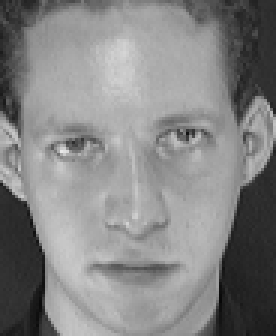
//> input picture img/s1/3.pgm, 92 x 112 px, given in place of the camera (shown 3 times larger)
$ ./objectDetection   (built with g++ and OpenCV 4)
//> lines starting //> are read from the running program, lines starting //| are printed output that depends on the picture; after the words box and inside, x2 and y2 are one past the last pixel; in counts of white or black regions, pixels touching at a corner belong together
#include "opencv2/objdetect.hpp"
#include "opencv2/videoio.hpp"
#include "opencv2/highgui.hpp"
#include "opencv2/imgproc.hpp"

#include <iostream>
#include <stdio.h>

using namespace std;
using namespace cv;

/** Function Headers */
void detectAndDisplay( Mat frame );

/** Global variables */
String face_cascade_name, eyes_cascade_name;
CascadeClassifier face_cascade;
CascadeClassifier eyes_cascade;
String window_name = "Capture - Face detection";

/** @function main */
int main( int argc, const char** argv )
{
    CommandLineParser parser(argc, argv,
        "{help h||}"
        "{face_cascade|/usr/local/share/OpenCV/haarcascades/haarcascade_frontalface_alt.xml|}"
        "{eyes_cascade|/usr/local/share/OpenCV/haarcascades/haarcascade_eye_tree_eyeglasses.xml|}");

    cout << "\nThis program demonstrates using the cv::CascadeClassifier class"
            "to detect objects (Face + eyes) in a video stream.\n"
            "You can use Haar or LBP features.\n\n";
    parser.printMessage();

    face_cascade_name = parser.get<string>("face_cascade");
    eyes_cascade_name = parser.get<string>("eyes_cascade");
    VideoCapture capture;
    Mat frame;

    //-- 1. Load the cascades
    if( !face_cascade.load( face_cascade_name ) ){ printf("--(!)Error loading face cascade\n"); return -1; };
    if( !eyes_cascade.load( eyes_cascade_name ) ){ printf("--(!)Error loading eyes cascade\n"); return -1; };

    //-- 2. Read the video stream
    capture.open( 0 );
    if ( ! capture.isOpened() ) { printf("--(!)Error opening video capture\n"); return -1; }

    while ( capture.read(frame) )
    {
//> frame is the input picture: 112 rows x 92 cols, CV_8UC3; min 7, max 232, mean 132.6
        if( frame.empty() )
        {
            printf(" --(!) No captured frame -- Break!");
            break;
        }

        //-- 3. Apply the classifier to the frame
        detectAndDisplay( frame );

        char c = (char)waitKey(10);
        if( c == 27 ) { break; } // escape
    }
    return 0;
}

/** @function detectAndDisplay */
void detectAndDisplay( Mat frame )
{
    std::vector<Rect> faces;
    Mat frame_gray;

    cvtColor( frame, frame_gray, COLOR_BGR2GRAY );
    equalizeHist( frame_gray, frame_gray );
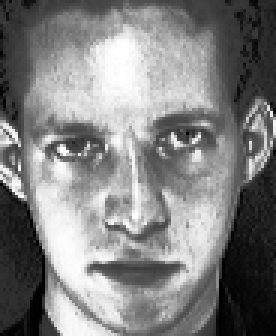
//> frame_gray: 112 rows x 92 cols, CV_8UC1 (shown 3 times larger); min 0, max 255, mean 128.9

    //-- Detect faces
    face_cascade.detectMultiScale( frame_gray, faces, 1.1, 2, 0|CASCADE_SCALE_IMAGE, Size(30, 30) );
//> faces = 1 Rect (x, y, width, height): [2, 18, 85, 85]

    for ( size_t i = 0; i < faces.size(); i++ )
    {
        Point center( faces[i].x + faces[i].width/2, faces[i].y + faces[i].height/2 );
        ellipse( frame, center, Size( faces[i].width/2, faces[i].height/2 ), 0, 0, 360, Scalar( 255, 0, 255 ), 4, 8, 0 );

        Mat faceROI = frame_gray( faces[i] );
        std::vector<Rect> eyes;

        //-- In each face, detect eyes
        eyes_cascade.detectMultiScale( faceROI, eyes, 1.1, 2, 0 |CASCADE_SCALE_IMAGE, Size(30, 30) );

        for ( size_t j = 0; j < eyes.size(); j++ )
        {
            Point eye_center( faces[i].x + eyes[j].x + eyes[j].width/2, faces[i].y + eyes[j].y + eyes[j].height/2 );
            int radius = cvRound( (eyes[j].width + eyes[j].height)*0.25 );
            circle( frame, eye_center, radius, Scalar( 255, 0, 0 ), 4, 8, 0 );
        }
    }
//> this loop made 1 pass
//> center on pass 1: Point(44, 60)
//> pass 1, in detectAndDisplay, `Mat faceROI = frame_gray( faces[i] );`:
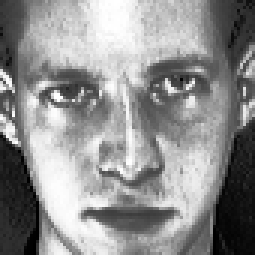
//> faceROI: 85 rows x 85 cols, CV_8UC1 (shown 3 times larger); min 0, max 255, mean 143.7
//> after the loop:
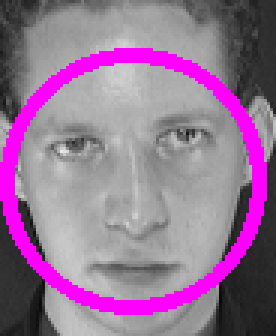
//> frame: 112 rows x 92 cols, CV_8UC3 (shown 3 times larger); 12.6% of pixels changed, all inside (x1, y1, x2, y2) = (0, 16, 89, 105)
//> the Esc key is pressed
    //-- Show what you got
    imshow( window_name, frame );
}

$ run again, on img/s1/4.pgm
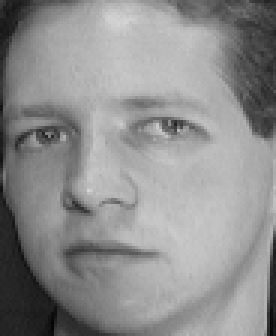
//> input picture img/s1/4.pgm, 92 x 112 px, given in place of the camera (shown 3 times larger)
//> frame is the input picture: 112 rows x 92 cols, CV_8UC3; min 5, max 215, mean 142.1
//> in detectAndDisplay, `equalizeHist( frame_gray, frame_gray );`:
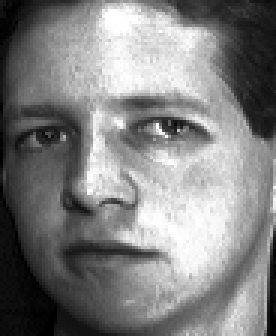
//> frame_gray: 112 rows x 92 cols, CV_8UC1 (shown 3 times larger); min 0, max 255, mean 128.6
//> faces = 1 Rect (x, y, width, height): [0, 17, 68, 68]
//> the loop in detectAndDisplay, `for ( size_t i = 0; i < faces.size(); i++ )` made 1 pass
//> center on pass 1: Point(34, 51)
//> after the loop in detectAndDisplay, `for ( size_t i = 0; i < faces.size(); i++ )`:
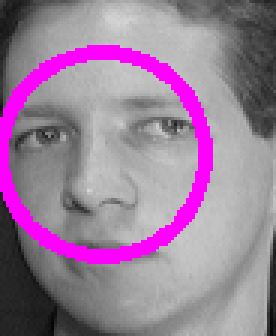
//> frame: 112 rows x 92 cols, CV_8UC3 (shown 3 times larger); 9.98% of pixels changed, all inside (x1, y1, x2, y2) = (0, 15, 71, 88)

$ run again, on img/s1/5.pgm
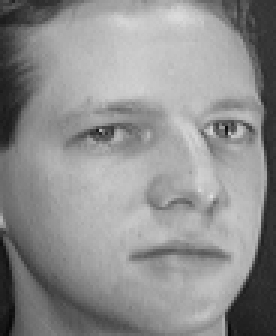
//> input picture img/s1/5.pgm, 92 x 112 px, given in place of the camera (shown 3 times larger)
//> frame is the input picture: 112 rows x 92 cols, CV_8UC3; min 7, max 222, mean 142.8
//> in detectAndDisplay, `equalizeHist( frame_gray, frame_gray );`:
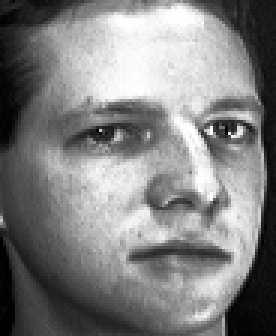
//> frame_gray: 112 rows x 92 cols, CV_8UC1 (shown 3 times larger); min 0, max 255, mean 128.5
//> faces = empty
